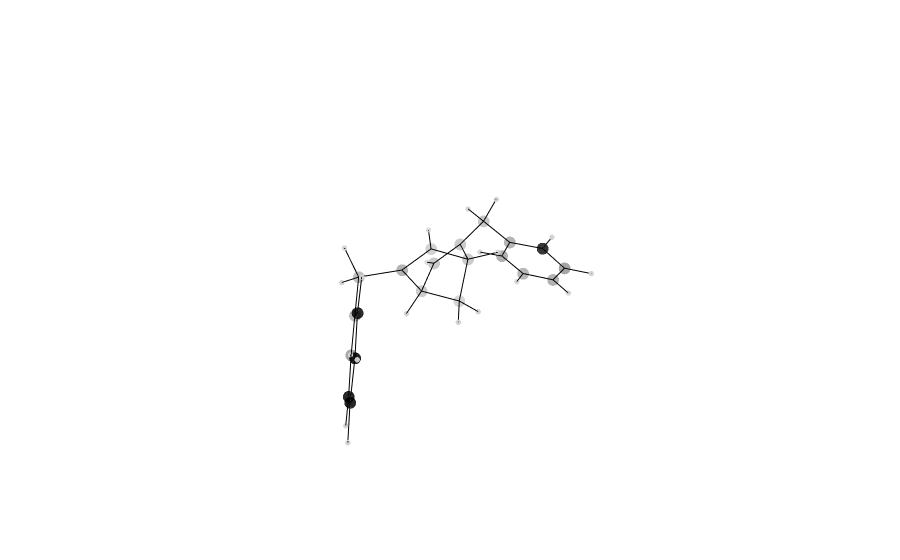
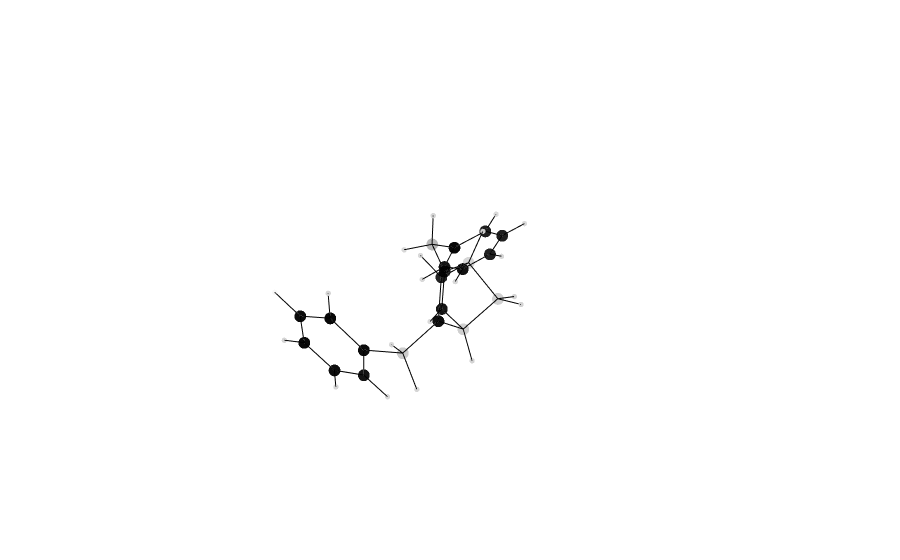
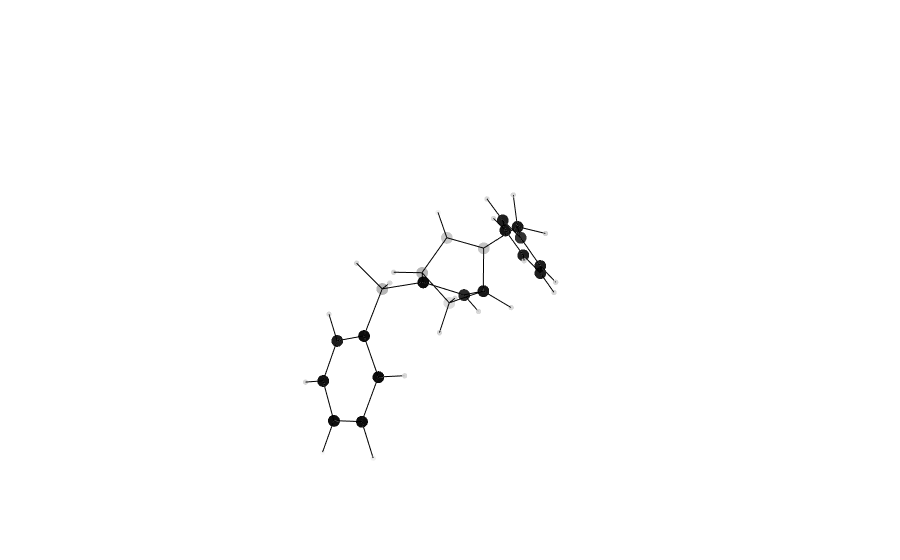
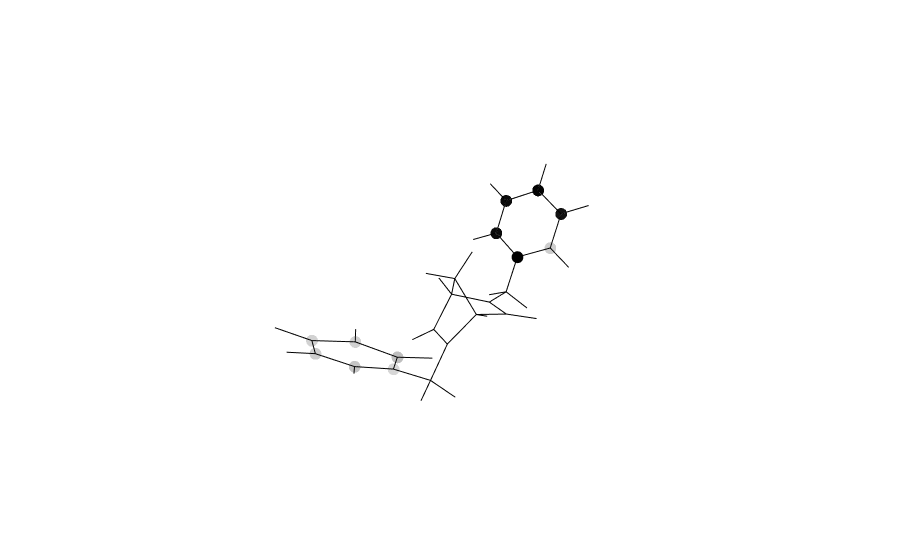

Here is the notebook cell these charts were saved with, in order:
### Markdown cell above
To recreate figure 10, we make use of the function `denoise_mol`. This function relies on GNNExplainer to assign a score to each node feature within each node. Then, we assign such score a value of transparency an it is mapped to the molecule. The result is a plot of the molecule with atoms with transparecy values based on how important is a certain property in that specific node. The arguments that this function expect are:
- `model` is the model to be explained.
- `mol_dataset` is the molecular graph dataset to use to get the explanations from.
- `mol_index` is the index of the molecule/reaction within the dataset to plot.
- `denoise_mol` is which one of the molecules used in the molecular graph representation to plot.
- `include_Hs` is whether or not explicit hydrogens were used to build the molecular graph representations.
- `analyse_feature` is a parameter to allow get the importance from a specific type of node feature. For the case of our dataset, the allowed options are:
    - "Atomic Identity"
    - "Atom Degree"
    - "Atom Hybridization"
    - "Atom Aromaticity"
    - "Atom in Ring"
    - "Atom Chirality"
    - "Ligand Confg."
- `norm_denoise` is whether or not to normalise the scores between 0 and 1.

### Code cell
for feat in dataset.atom_feats_length.keys():

    if feat:
        print("Explaining feature:", feat)

    denoise_mol(
        model=model,
        mol_dataset=dataset,
        mol_index=1,
        denoise_mol="Ligand",
        analyse_feature=feat,
        include_Hs=include_Hs,
    )
